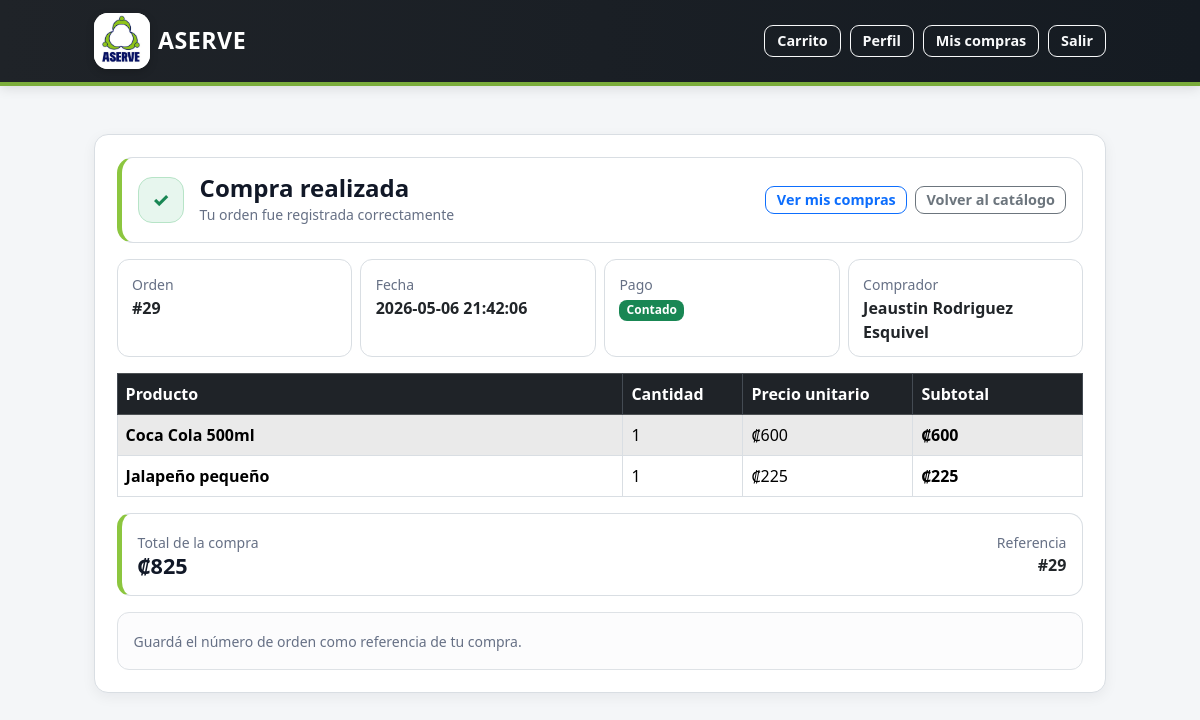
/orden/29 (signed in), run on the app's committed database.
### tables this page shows
CREATE TABLE orders (
    id INTEGER PRIMARY KEY AUTOINCREMENT,
    fecha TEXT NOT NULL,
    tipo_usuario TEXT NOT NULL CHECK (tipo_usuario IN ('asociado', 'no_asociado')),
    user_id INTEGER,
    nombre_no_asociado TEXT,
    tipo_pago TEXT NOT NULL CHECK (tipo_pago IN ('contado', 'credito')),
    total REAL NOT NULL CHECK (total >= 0),
    estado TEXT NOT NULL CHECK (estado IN ('pendiente', 'pagada')),
    FOREIGN KEY (user_id) REFERENCES users(id)
);

CREATE TABLE users (
    id INTEGER PRIMARY KEY AUTOINCREMENT,
    nombre TEXT NOT NULL,
    usuario TEXT NOT NULL UNIQUE,
    contrasena_hash TEXT NOT NULL,
    rol TEXT NOT NULL CHECK (rol IN ('admin', 'asociado')),
    estado TEXT NOT NULL DEFAULT 'activo' CHECK (estado IN ('activo', 'bloqueado'))
, password_temporal INTEGER DEFAULT 0);

CREATE TABLE order_items (
    id INTEGER PRIMARY KEY AUTOINCREMENT,
    order_id INTEGER NOT NULL,
    product_id INTEGER NOT NULL,
    cantidad INTEGER NOT NULL CHECK (cantidad > 0),
    precio_unitario REAL NOT NULL CHECK (precio_unitario >= 0),
    FOREIGN KEY (order_id) REFERENCES orders(id),
    FOREIGN KEY (product_id) REFERENCES products(id)
);

CREATE TABLE products (
    id INTEGER PRIMARY KEY AUTOINCREMENT,
    nombre TEXT NOT NULL,
    precio REAL NOT NULL CHECK (precio >= 0),
    stock INTEGER NOT NULL DEFAULT 0 CHECK (stock >= 0),
    stock_minimo INTEGER NOT NULL DEFAULT 0 CHECK (stock_minimo >= 0),
    image_filename TEXT,
    activo INTEGER NOT NULL DEFAULT 1 CHECK (activo IN (0, 1))
);

### app.py (the view)
@app.route("/orden/<int:order_id>")
def order_success(order_id):
    if "user_id" not in session:
        flash("Debes iniciar sesión para ver una orden.", "warning")
        return redirect(url_for("login"))
    db = get_db()
    orden = db.execute(
        """
        SELECT
            o.*,
            u.nombre AS nombre_usuario
        FROM orders o
        LEFT JOIN users u ON u.id = o.user_id
        WHERE o.id = ?
        """,
        (order_id,)
    ).fetchone()
    if not orden:
        flash("Orden no encontrada.", "danger")
        return redirect(url_for("catalogo"))
    usuario_logueado = session.get("user_id")
    rol = session.get("rol")
    puede_ver = False
    if rol == "admin":
        puede_ver = True
    elif orden["user_id"] == usuario_logueado:
        puede_ver = True
    if not puede_ver:
        flash("No tenés permiso para ver esta orden.", "warning")
        return redirect(url_for("mis_compras"))
    comprador = orden["nombre_usuario"] if orden["user_id"] else orden["nombre_no_asociado"]
    items = db.execute(
        """
        SELECT
            p.nombre,
            oi.cantidad,
            oi.precio_unitario,
            (oi.cantidad * oi.precio_unitario) AS subtotal
        FROM order_items oi
        JOIN products p ON p.id = oi.product_id
        WHERE oi.order_id = ?
        """,
        (order_id,)
    ).fetchall()
    return render_template(
        "order_success.html",
        orden=orden,
        items=items,
        comprador=comprador
    )

### app.py (called while the page is built)
@app.template_filter("crc")
def format_crc(value):
    try:
        return f"₡{float(value):,.0f}"
    except (TypeError, ValueError):
        return "₡0"

def get_db():
    if "db" not in g:
        db_folder = os.path.dirname(app.config["DATABASE"])
        os.makedirs(db_folder, exist_ok=True)
        g.db = sqlite3.connect(app.config["DATABASE"])
        g.db.row_factory = sqlite3.Row
    return g.db

@app.before_request
def proteger_acceso_global():
    endpoint = request.endpoint
    if endpoint is None:
        return None
    rutas_publicas = {
        "login",
        "static"
    }
    if endpoint in rutas_publicas:
        return None
    if "user_id" not in session:
        flash("Debes iniciar sesión para acceder a ASERVE.", "warning")
        return redirect(url_for("login"))
    rutas_password_temporal = {
        "cambiar_password_temporal",
        "logout",
        "static"
    }
    if session.get("password_temporal") == 1:
        if endpoint not in rutas_password_temporal:
            flash("Debes cambiar tu contraseña temporal antes de continuar.", "warning")
            return redirect(url_for("cambiar_password_temporal"))
    return None

### templates/order_success.html (shortened to what this page needs)
{% extends "base.html" %}
{% block content %}
<div class="card shadow-sm">
  <div class="card-body">
    <div class="success-header mb-3">
      <div class="d-flex flex-column flex-md-row justify-content-between align-items-start align-items-md-center gap-3">
        <div class="d-flex align-items-center gap-3">
          <div class="success-icon">
            ✓
          </div>
          <div>
            <h4 class="mb-0">Compra realizada</h4>
            <small class="text-muted">
              Tu orden fue registrada correctamente
            </small>
          </div>
        </div>
        <div class="d-flex flex-wrap gap-2">
          {% if session.get("user_id") %}
            <a href="{{ url_for('mis_compras') }}" class="btn btn-outline-primary btn-sm">
              Ver mis compras
            </a>
          {% endif %}
          <a href="{{ url_for('catalogo') }}" class="btn btn-outline-secondary btn-sm">
            Volver al catálogo
          </a>
        </div>
      </div>
    </div>
    <div class="row g-2 mb-3">
      <div class="col-12 col-md-3">
        <div class="success-info-box">
          <small class="text-muted">Orden</small>
          <div class="fw-bold">
            #{{ orden["id"] }}
          </div>
        </div>
      </div>
      <div class="col-12 col-md-3">
        <div class="success-info-box">
          <small class="text-muted">Fecha</small>
          <div class="fw-bold">
            {{ orden["fecha"] }}
          </div>
        </div>
      </div>
      <div class="col-12 col-md-3">
        <div class="success-info-box">
          <small class="text-muted">Pago</small>
          <div class="fw-bold">
            {% set pago_norm = orden["tipo_pago"]|string|lower|replace('é','e')|trim %}
            {% if pago_norm == "credito" %}
              <span class="badge bg-warning text-dark">Crédito</span>
            {% else %}
              <span class="badge bg-success">Contado</span>
            {% endif %}
          </div>
        </div>
      </div>
      <div class="col-12 col-md-3">
        <div class="success-info-box">
          <small class="text-muted">Comprador</small>
          <div class="fw-bold">
            {{ comprador }}
          </div>
        </div>
      </div>
    </div>
    <div class="table-responsive d-none d-md-block">
      <table class="table table-bordered table-striped align-middle mb-0">
        <thead class="table-dark">
          <tr>
            <th>Producto</th>
            <th style="width: 120px;">Cantidad</th>
            <th style="width: 170px;">Precio unitario</th>
            <th style="width: 170px;">Subtotal</th>
          </tr>
        </thead>
        <tbody>
          {% for it in items %}
          <tr>
            <td>
              <div class="fw-semibold">
                {{ it["nombre"] }}
              </div>
            </td>
            <td>
              {{ it["cantidad"] }}
            </td>
            <td>
              {{ it["precio_unitario"]|crc }}
            </td>
            <td>
              <strong>{{ it["subtotal"]|crc }}</strong>
            </td>
          </tr>
          {% else %}
          <tr>
            <td colspan="4" class="text-center text-muted py-4">
              Esta orden no tiene productos registrados.
            </td>
          </tr>
          {% endfor %}
        </tbody>
      </table>
    </div>
    <div class="success-total-box mt-3">
      <div>
        <small class="text-muted">Total de la compra</small>
        <div class="success-total-amount">
          {{ orden["total"]|crc }}
        </div>
      </div>
      <div class="text-md-end">
        <small class="text-muted d-block">Referencia</small>
        <b>#{{ orden["id"] }}</b>
      </div>
    </div>
    <div class="alert alert-light border mt-3 mb-0">
      <small class="text-muted">
        Guardá el número de orden como referencia de tu compra.
      </small>
    </div>
  </div>
</div>
{% endblock %}

### templates/base.html (style rules this page uses)
:root { --aserve-navy: #07145f; --aserve-blue-dark: #101828; --aserve-green: #8cc63f; --aserve-green-dark: #6aa72f; --aserve-bg: #f4f6f8; --aserve-card: #ffffff; --aserve-border: #d9dee3; --aserve-text: #111827; --aserve-muted: #667085; }
body { min-height: 100vh; background: var(--aserve-bg); color: var(--aserve-text); }
.card { border: 1px solid var(--aserve-border); border-radius: 14px; box-shadow: 0 4px 14px rgba(16, 24, 40, .06) !important; }
.card-body { padding: 1.35rem; }
h1, h2, h3, h4, h5, h6 { color: var(--aserve-text); font-weight: 750; }
.text-muted { color: var(--aserve-muted) !important; }
.btn { border-radius: 9px; font-weight: 600; }
.btn-sm { padding: .28rem .65rem; font-size: .9rem; line-height: 1.25; }
.table { border-color: var(--aserve-border); }
.table thead.table-dark th { background-color: #1f2328 !important; color: #ffffff; border-color: #444b53; font-weight: 700; }
.table td, .table th { vertical-align: middle; }
.table-striped > tbody > tr:nth-of-type(odd) > * { background-color: rgba(16, 24, 40, .035); }
.badge { border-radius: 8px; font-weight: 700; padding: .38em .6em; }
.alert { border-radius: 12px; border-color: var(--aserve-border); }

### templates/order_success.html (style rules this page uses)
.success-header { border: 1px solid #d9dee3; border-left: 5px solid #8cc63f; border-radius: 16px; background: #ffffff; padding: 1rem; }
.success-icon { width: 46px; height: 46px; border-radius: 14px; background: #e7f6ee; color: #198754; display: grid; place-items: center; font-weight: 800; font-size: 1.2rem; border: 1px solid #b7e4c7; flex: 0 0 auto; }
.success-info-box { border: 1px solid #d9dee3; border-radius: 12px; background: #ffffff; padding: .75rem .9rem; height: 100%; }
.success-total-box { border: 1px solid #d9dee3; border-left: 5px solid #8cc63f; border-radius: 14px; background: #ffffff; padding: 1rem; display: flex; justify-content: space-between; align-items: center; gap: 1rem; }
.success-total-amount { font-size: 1.35rem; font-weight: 700; color: #111827; line-height: 1.15; }
.table strong, .success-product-mobile b { font-weight: 700; }

### data on the page
orders: id "29", fecha "2026-05-06 21:42:06", total|crc "₡825"
users: nombre "Jeaustin Rodriguez Esquivel"
order_items: nombre "Coca Cola 500ml", cantidad "1", precio_unitario|crc "₡600", subtotal|crc "₡600"
order_items: nombre "Jalapeño pequeño", cantidad "1", precio_unitario|crc "₡225", subtotal|crc "₡225"
